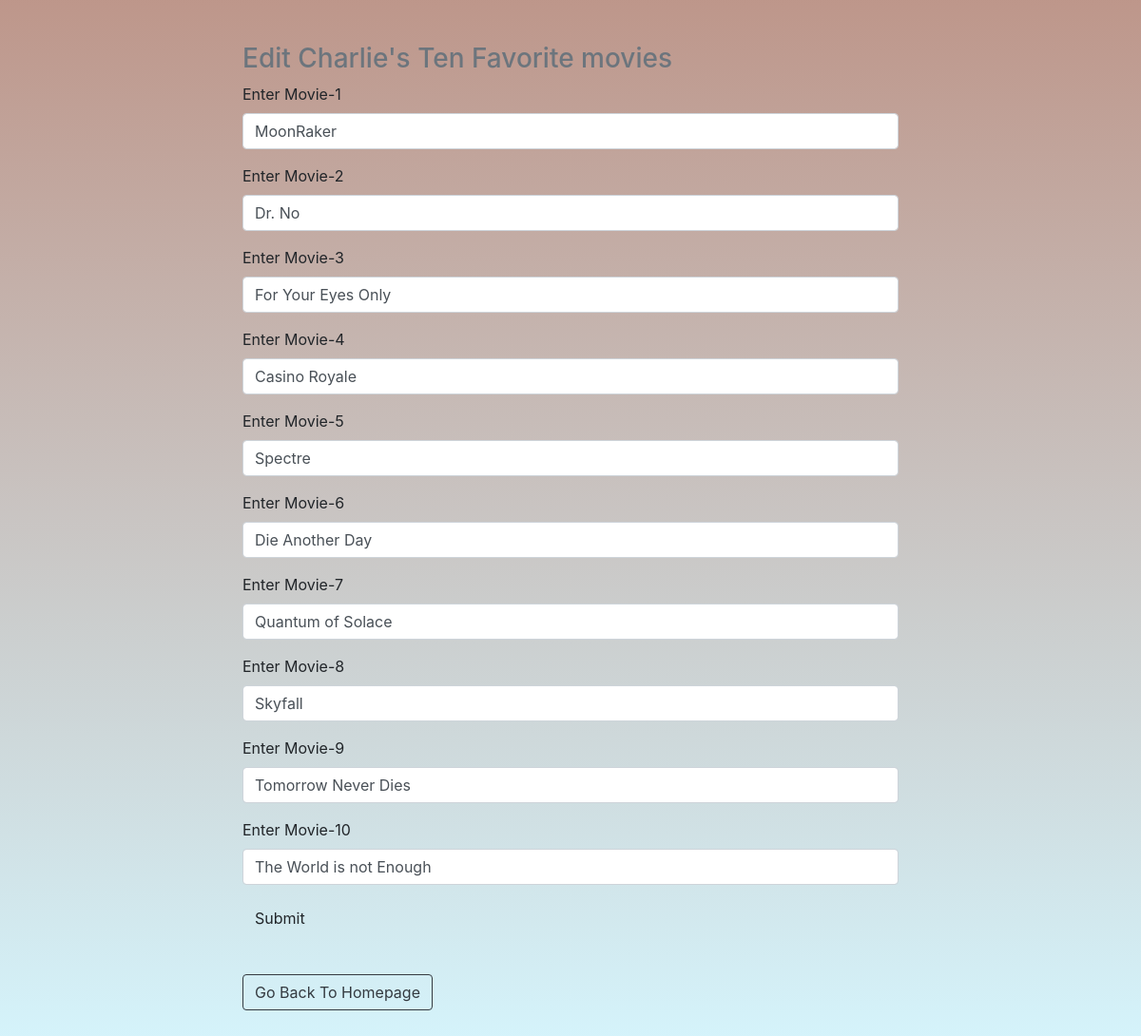
The page /AddMovies/2 on the database its author committed.
### app/Homepage/model.py (models this page shows, shortened)
class Friends(db.Model):
    id = db.Column(db.Integer, primary_key = True)
    firstName = db.Column(db.String(45), nullable = False)
    secondName = db.Column(db.String(200), nullable = False)

### app/Movies/model.py (models this page shows, shortened)
class MoviesList(db.Model):
    id = db.Column(db.Integer, primary_key = True)
    friendId = db.Column(db.Integer, db.ForeignKey('friends.id'))
    movie1 = db.Column(db.String(64))
    movie2 = db.Column(db.String(64))
    movie3 = db.Column(db.String(64))
    movie4 = db.Column(db.String(64))
    movie5 = db.Column(db.String(64))
    movie6 = db.Column(db.String(64))
    movie7 = db.Column(db.String(64))
    movie8 = db.Column(db.String(64))
    movie9 = db.Column(db.String(64))
    movie10 = db.Column(db.String(64))

### app/Movies/routes.py (the view, shortened to what this page needs)
@movies_bp.route("/AddMovies/<int:id>", methods=['POST','GET'])
def AddMovies(id):
    current_friend = Friends.query.get_or_404(id)
    form = Movies()
    userMovies = MoviesList.query.filter_by(friendId=id).first()
    print(userMovies is None)
    if userMovies is None:
        form = Movies()
    else:
        form.movie1.data = userMovies.movie1
        form.movie2.data = userMovies.movie2
        form.movie3.data = userMovies.movie3
        form.movie4.data = userMovies.movie4
        form.movie5.data = userMovies.movie5
        form.movie6.data = userMovies.movie6
        form.movie7.data = userMovies.movie7
        form.movie8.data = userMovies.movie8
        form.movie9.data = userMovies.movie9
        form.movie10.data = userMovies.movie10
    return render_template('AddMovie.html', form= form, id=id, friend=current_friend)

### app/Movies/form.py
class Movies(FlaskForm):
    movie1 = StringField('Enter Movie-1')
    movie2 = StringField('Enter Movie-2')
    movie3 = StringField('Enter Movie-3')
    movie4 = StringField('Enter Movie-4')
    movie5 = StringField('Enter Movie-5')
    movie6 = StringField('Enter Movie-6')
    movie7 = StringField('Enter Movie-7')
    movie8 = StringField('Enter Movie-8')
    movie9 = StringField('Enter Movie-9')
    movie10 = StringField('Enter Movie-10')
    submit = SubmitField('Submit')

### app/Movies/templates/AddMovie.html
{% extends 'base.html' %}
{% import 'bootstrap/wtf.html' as wtf %}
{% block content %}
<div class="home">
<div class="container">
    <div class="col-8 mx-auto">
        <h3 class="text-muted">Edit {{ friend.firstName }}'s Ten Favorite movies</h3>
        {{ wtf.quick_form(form) }}
        <br>
        <a class="btn btn-outline-dark" href="{{ url_for('Home.Home') }}">Go Back To Homepage</a>
    </div>
</div>
</div>
{% endblock %}

### app/static/main.css (style rules this page uses)
.home { height: auto; padding: 45px 45px; background: linear-gradient(hsla(14, 69%, 29%, 0.502), rgba(171, 234, 250, 0.5)); }

### rows shown on the page
Friends: firstName "Charlie"
MoviesList: movie1 "MoonRaker", movie2 "Dr. No", movie3 "For Your Eyes Only", movie4 "Casino Royale", movie5 "Spectre", movie6 "Die Another Day", movie7 "Quantum of Solace", movie8 "Skyfall", movie9 "Tomorrow Never Dies", movie10 "The World is not Enough"
